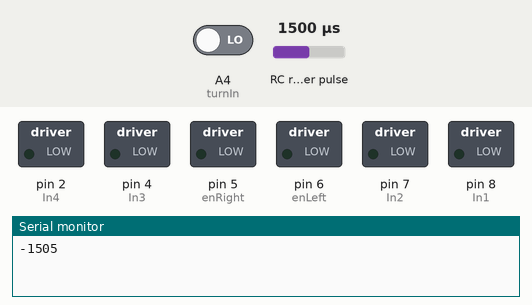
Simulated run of this sketch. Board: Arduino Uno, built with avr-gcc and run on an emulated ATmega328P. Parts: switched loads named in the sketch (green lamp = pin HIGH), the last lines printed to the serial monitor. Wiring (inferred from the names in the program): RC receiver channel: data A5. The test bench sets the inputs (shaded band); at power-on: RC receiver pulse 1500 µs, A4 (turnIn) LOW.

Above: at 1.2 s.
1.3 s: RC receiver pulse (sensor on A5) set to 1255 µs
4.2 s: RC receiver pulse (sensor on A5) set to 1238 µs
At 6.8 s:
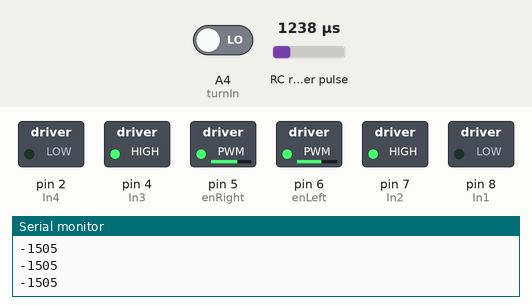
7.2 s: RC receiver pulse (sensor on A5) set to 1020 µs
At 9.9 s:
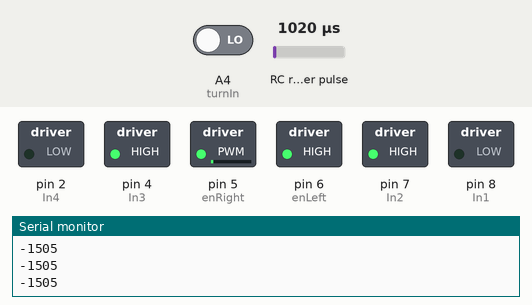
10.2 s: RC receiver pulse (sensor on A5) set to 1250 µs
At 11.9 s:
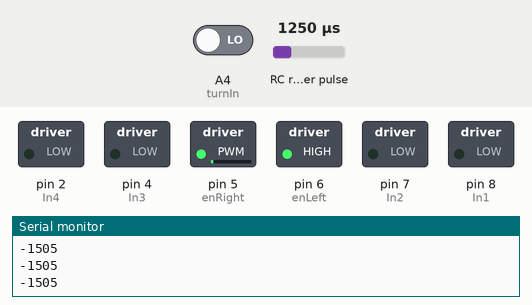
12.7 s: RC receiver pulse (sensor on A5) set to 1675 µs
15.4 s: RC receiver pulse (sensor on A5) set to 1692 µs
At 18.5 s:
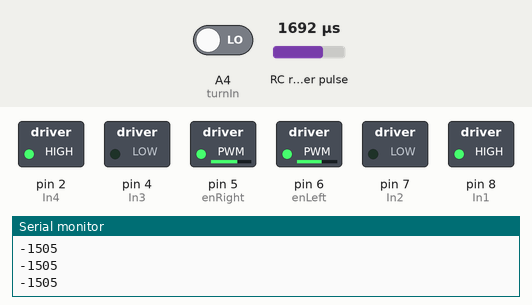
Timing chart, 0 to 19.4 s (numbered marks = the images above; inputs shaded):
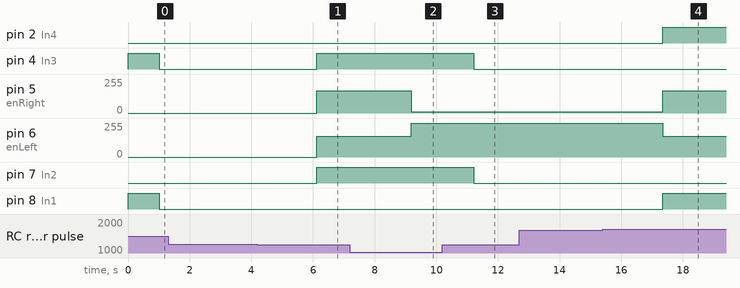

Measured:
- the behaviour switches between 1245 and 1244 µs on RC receiver pulse (sensor on A5) (found by bisection; images 0 and 1)
- the behaviour switches between 1684 and 1685 µs on RC receiver pulse (sensor on A5) (found by bisection; images 3 and 4)
- after the input at 4.2 s, pin 4 (In3), pin 7 (In2): LOW → HIGH after 1.9 s; pin 5 (enRight): 0/255 → 166/255 after 1.9 s; pin 6 (enLeft): 0/255 → 155/255 after 1.9 s
- after the input at 7.2 s, pin 5 (enRight): 166/255 → 10/255 after 2.0 s; pin 6 (enLeft): 155/255 → 255/255 after 2.0 s
- after the input at 10.2 s, pin 4 (In3), pin 7 (In2): HIGH → LOW after 1.0 s
- after the input at 15.4 s, pin 2 (In4), pin 8 (In1): LOW → HIGH after 1.9 s; pin 5 (enRight): 10/255 → 167/255 after 1.9 s; pin 6 (enLeft): 255/255 → 156/255 after 1.9 s

The sketch:

Remote_controlled_2wheeler.ino
```cpp
int throttleIn = A5;
int turnIn = A4;
int In4 = 2,In3 = 4,In1 = 8,In2 = 7;
int enLeft = 6, enRight = 5; //PWM pins
int a = 0,b = 0;

int dir = 0;

void setLeft(bool a,int val, int turnFactor)
{
  if(a == false)
  {
    digitalWrite(In1,LOW); digitalWrite(In2,LOW);
  }
  else
  {
    if(val > 0)
    {
      digitalWrite(In1,HIGH); digitalWrite(In2,LOW);
      if(val > 255)
        val = 255;
       int result = val;
      if(turnFactor > 0)
      {
        result = val - turnFactor/3;
      }
      if(result > 255)
        result = 255;
      analogWrite(enLeft,result);
      //analogWrite(enRight,val);
    }
    else
    {
      digitalWrite(In1,LOW); digitalWrite(In2,HIGH);
      if(val < -255)
        val = -255;
      int result = val;
      if(turnFactor > 0)
      {
        result = val + turnFactor/3;
      }
      if(result < -255)
        result = -255;
      analogWrite(enLeft,-(result));
      //analogWrite(enRight,-val);
    }
  }
}
void setRight(bool a,int val,int turnFactor)
{
  if(a == false)
  {
    digitalWrite(In3,LOW); digitalWrite(In4,LOW);
  }
  else
  {
    if(val > 0)
    {
      digitalWrite(In4,HIGH); digitalWrite(In3,LOW);
      if(val > 255)
        val = 255;
      int result = val;
      if(turnFactor < 0)
      {
        result = val + turnFactor/3;
      }
      if(result > 255)
        result = 255;
      analogWrite(enRight,result);
      //analogWrite(enRight,val);
    }
    else
    {
      digitalWrite(In4,LOW); digitalWrite(In3,HIGH);
      if(val < -255)
        val = -255;
      int result = val;
      if(turnFactor < 0)
      {
        result = val - turnFactor/3;
      }
      if(result < -255)
        result = -255;
      analogWrite(enRight,-(result));
      //analogWrite(enRight,-val);
    }
  }
}

void setup()
{
  // put your setup code here, to run once:
  //set it up
  pinMode(throttleIn, INPUT);
  pinMode(In1,OUTPUT); pinMode(In2,OUTPUT); pinMode(In3,OUTPUT); pinMode(In4,OUTPUT);
  pinMode(enLeft,OUTPUT); pinMode(enRight,OUTPUT);
  Serial.begin(9600);
  digitalWrite(In1,HIGH);
  digitalWrite(In2,LOW);
  digitalWrite(In3,HIGH);
  digitalWrite(In4,LOW);
}

void loop() {
  // put your main code here, to run repeatedly:
  a = map(pulseIn(throttleIn,HIGH),1100,1830,-250,250); //1830 TO 1100
  b = pulseIn(turnIn,HIGH)-1505;//,1110,1830,-250,250);
  Serial.println(b);
  if(a <= 150 && a >= -150)
  {
    //then it should be in off state
    setLeft(false,0,0);
    setRight(false,0,0);
  }
  else
  {
    setLeft(true,a,b);
    setRight(true,a,b);
  }

  //delay(40);
//    digitalWrite(In1,HIGH);
//    digitalWrite(In2,LOW);
//    digitalWrite(In3,HIGH);
//    digitalWrite(In4,LOW);
//    analogWrite(enRight,200);
//    analogWrite(enLeft,200);

  //Serial.println(a);
}
```
